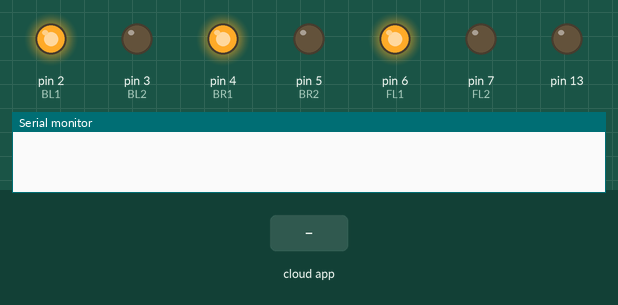
Simulated run of this sketch. Board: Arduino Uno, built with avr-gcc and run on an emulated ATmega328P. Shown: output pins drawn as LEDs (lit = HIGH), the last lines printed to the serial monitor. Inputs (shaded band) come from the test bench. The ROS host is connected and sends only what is stated; pins used as bus, display or sensor lines are not drawn.

Above: at 1.2 s.
1.3 s: the phone or cloud app sets linear.x to -100
At 2.1 s:
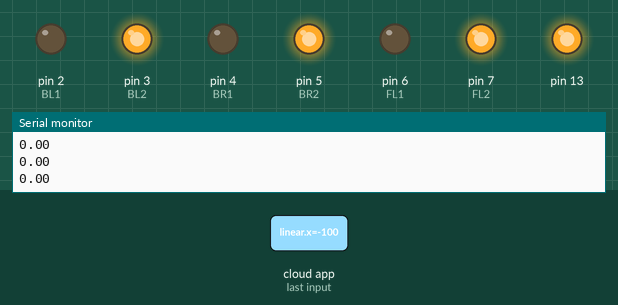
2.8 s: the phone or cloud app sets angular.z to 100
At 3.3 s:
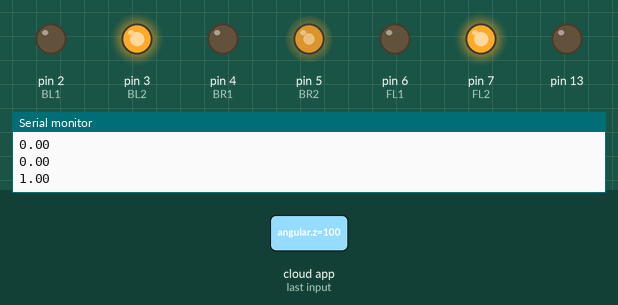
4.3 s: the phone or cloud app sets linear.x to 0
At 5.4 s:
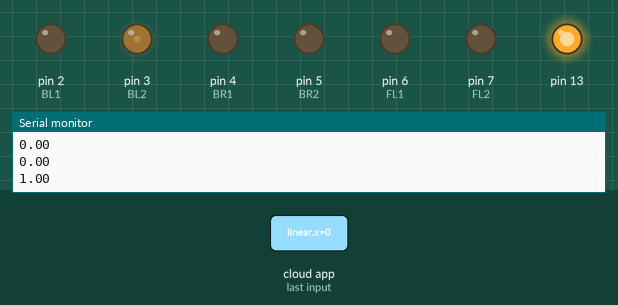
5.8 s: the phone or cloud app sets angular.z to -100
At 6.5 s:
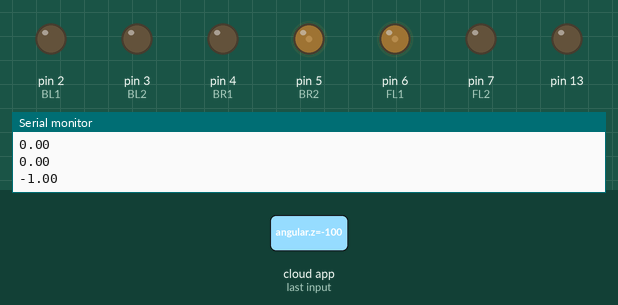
7.3 s: the phone or cloud app sets linear.x to 100
At 7.7 s:
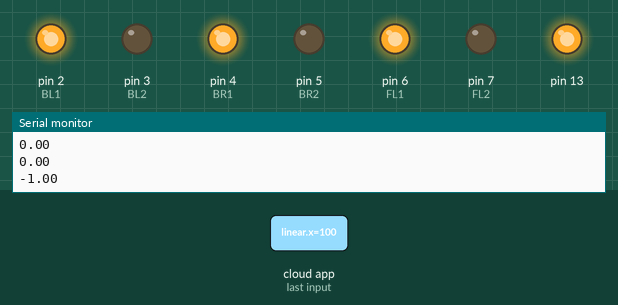
8.8 s: the phone or cloud app sets angular.z to 0
At 9.8 s:
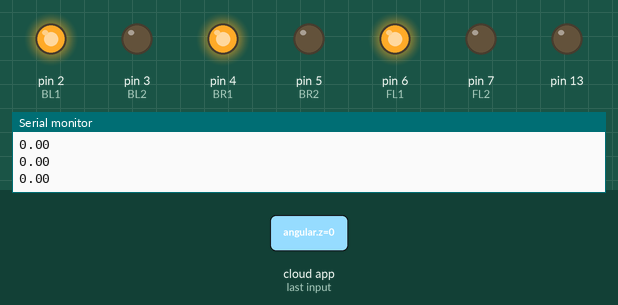
Timing chart, 0 to 11.3 s (numbered marks = the images above; inputs shaded):
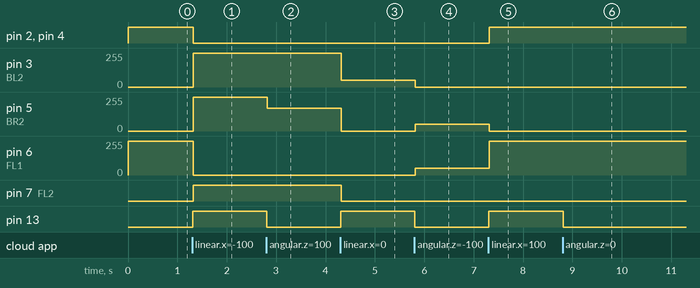

Measured:
- after the input at 1.3 s, pin 2 (BL1), pin 4 (BR1): HIGH → LOW at once; pin 3 (BL2), pin 5 (BR2): 0/255 → 255/255 at once; pin 6 (FL1): 255/255 → 0/255 at once; pin 7 (FL2), pin 13: LOW → HIGH at once
- after the input at 2.8 s, pin 5 (BR2): 255/255 → 172/255 at once; pin 13: HIGH → LOW at once
- after the input at 4.3 s, pin 3 (BL2): 255/255 → 49/255 at once; pin 5 (BR2): 172/255 → 0/255 at once; pin 7 (FL2): HIGH → LOW at once; pin 13: LOW → HIGH at once
- after the input at 5.8 s, pin 3 (BL2): 49/255 → 0/255 at once; pin 5 (BR2), pin 6 (FL1): 0/255 → 49/255 at once; pin 13: HIGH → LOW at once
- after the input at 7.3 s, pin 2 (BL1), pin 4 (BR1), pin 13: LOW → HIGH at once; pin 5 (BR2): 49/255 → 0/255 at once; pin 6 (FL1): 49/255 → 255/255 at once
- after the input at 8.8 s, pin 13: HIGH → LOW at once

The sketch:

drive_test.ino
```cpp
//mecanum test
/*
arduino-cli monitor port -p usb:80001/3/0/2
arduino-cli upload -p usb:80001/3/0/2 --fqbn teensy:avr:teensy40 drive_test
arduino-cli compile --fqbn teensy:avr:teensy40 sensor_test
arduino-cli core install --additional-urls https://www.pjrc.com/teensy/td_153/td_153.json  \
arduino-cli board list
*/

#include <ros.h>
#include <geometry_msgs/Twist.h>

//motor pinout
#define FL1 6
#define FL2 7
#define FR1 0
#define FR2 1
#define BL1 2
#define BL2 3
#define BR1 4
#define BR2 5

//robot measures (cm)
#define WHEEL_RADIUS 0.027
#define WHEEL_BASE 0.155
#define WHEEL_TRACK 0.23

float linear_x = 1;
float linear_y = 0;
float angular_z = 0;

float wheel_fl = 0;
float wheel_fr = 0;
float wheel_bl = 0;
float wheel_br = 0;

void teleop( const geometry_msgs::Twist& msg){
    Serial.println("I heard: ");
    Serial.println(msg.linear.x);
    Serial.println(msg.linear.y);
    Serial.println(msg.linear.z);
    Serial.println(msg.angular.x);
    Serial.println(msg.angular.y);
    Serial.println(msg.angular.z);
    linear_x = msg.linear.x;
    linear_y = msg.linear.y;
    angular_z = msg.angular.z;
    digitalWrite(13, HIGH-digitalRead(13));
}

ros::NodeHandle nh;
ros::Subscriber<geometry_msgs::Twist> sub("cmd_vel", &teleop );

void setup() {
    // put your setup code here, to run once:
    pinMode(FL1, OUTPUT);
    pinMode(FL2, OUTPUT);
    pinMode(FR1, OUTPUT);
    pinMode(FR2, OUTPUT);
    pinMode(BL1, OUTPUT);
    pinMode(BL2, OUTPUT);
    pinMode(BR1, OUTPUT);
    pinMode(BR2, OUTPUT);
    pinMode(13, OUTPUT);

    nh.initNode();
    nh.subscribe(sub);

    Serial.begin(9600);
}

void loop() {

    // sigular wheel speed
    wheel_fl = (linear_x - linear_y - (WHEEL_TRACK/2 + WHEEL_BASE/2)*angular_z);
    wheel_fr = (linear_x + linear_y + (WHEEL_TRACK/2 + WHEEL_BASE/2)*angular_z);
    wheel_bl = (linear_x + linear_y - (WHEEL_TRACK/2 + WHEEL_BASE/2)*angular_z);
    wheel_br = (linear_x - linear_y + (WHEEL_TRACK/2 + WHEEL_BASE/2)*angular_z);

    float max_speed = max(max(abs(wheel_fl), abs(wheel_fr)), max(abs(wheel_bl), abs(wheel_br)));
    float divider = max(1, max_speed);
    wheel_fl /= divider;
    wheel_fr /= divider;
    wheel_bl /= divider;
    wheel_br /= divider;
    //Serial.prinln(wheel_fl);


    //debug speeds
    /*Serial.print("FL: ");
    Serial.print(wheel_fl);
    Serial.print(" FR: ");
    Serial.print(wheel_fr);
    Serial.print(" BL: ");
    Serial.print(wheel_bl);
    Serial.print(" BR: ");
    Serial.println(wheel_br);*/

    //motor control
    if (wheel_fl > 0) {
        analogWrite(FL1, wheel_fl*255);
        analogWrite(FL2, 0);
    } else {
        analogWrite(FL1, 0);
        analogWrite(FL2, -wheel_fl*255);
    }
    if (wheel_fr > 0) {
        analogWrite(FR1, wheel_fr*255);
        analogWrite(FR2, 0);
    } else {
        analogWrite(FR1, 0);
        analogWrite(FR2, -wheel_fr*255);
    }
    if (wheel_bl > 0) {
        analogWrite(BL1, wheel_bl*255);
        analogWrite(BL2, 0);
    } else {
        analogWrite(BL1, 0);
        analogWrite(BL2, -wheel_bl*255);
    }
    if (wheel_br > 0) {
        analogWrite(BR1, wheel_br*255);
        analogWrite(BR2, 0);
    } else {
        analogWrite(BR1, 0);
        analogWrite(BR2, -wheel_br*255);
    }

    nh.spinOnce();
    delay(10);
}
```
